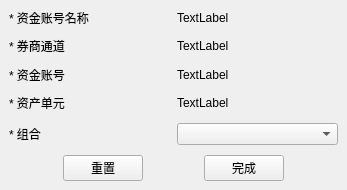
<?xml version="1.0" encoding="UTF-8"?>
<ui version="4.0">
 <class>modifyAccountWindow</class>
 <widget class="QMainWindow" name="modifyAccountWindow">
  <property name="geometry">
   <rect>
    <x>0</x>
    <y>0</y>
    <width>347</width>
    <height>190</height>
   </rect>
  </property>
  <property name="windowTitle">
   <string>账号绑定修改</string>
  </property>
  <widget class="QWidget" name="centralwidget">
   <layout class="QVBoxLayout" name="verticalLayout">
    <item>
     <spacer name="verticalSpacer_6">
      <property name="orientation">
       <enum>Qt::Vertical</enum>
      </property>
      <property name="sizeHint" stdset="0">
       <size>
        <width>20</width>
        <height>3</height>
       </size>
      </property>
     </spacer>
    </item>
    <item>
     <layout class="QGridLayout" name="gridLayout" columnstretch="0,0">
      <item row="0" column="0">
       <widget class="QLabel" name="label">
        <property name="text">
         <string>* 资金账号名称</string>
        </property>
       </widget>
      </item>
      <item row="4" column="0">
       <widget class="QLabel" name="label_3">
        <property name="text">
         <string>* 资金账号</string>
        </property>
       </widget>
      </item>
      <item row="9" column="0">
       <spacer name="verticalSpacer_5">
        <property name="orientation">
         <enum>Qt::Vertical</enum>
        </property>
        <property name="sizeHint" stdset="0">
         <size>
          <width>20</width>
          <height>40</height>
         </size>
        </property>
       </spacer>
      </item>
      <item row="0" column="1">
       <widget class="QLabel" name="label_name">
        <property name="text">
         <string>TextLabel</string>
        </property>
       </widget>
      </item>
      <item row="2" column="0">
       <widget class="QLabel" name="label_2">
        <property name="text">
         <string>* 券商通道</string>
        </property>
       </widget>
      </item>
      <item row="8" column="0">
       <widget class="QLabel" name="label_5">
        <property name="text">
         <string>* 组合</string>
        </property>
       </widget>
      </item>
      <item row="6" column="0">
       <widget class="QLabel" name="label_4">
        <property name="text">
         <string>* 资产单元</string>
        </property>
       </widget>
      </item>
      <item row="1" column="0">
       <spacer name="verticalSpacer">
        <property name="orientation">
         <enum>Qt::Vertical</enum>
        </property>
        <property name="sizeHint" stdset="0">
         <size>
          <width>20</width>
          <height>40</height>
         </size>
        </property>
       </spacer>
      </item>
      <item row="6" column="1">
       <widget class="QLabel" name="label_assetUnit">
        <property name="text">
         <string>TextLabel</string>
        </property>
       </widget>
      </item>
      <item row="2" column="1">
       <widget class="QLabel" name="label_broker">
        <property name="text">
         <string>TextLabel</string>
        </property>
       </widget>
      </item>
      <item row="8" column="1">
       <widget class="QComboBox" name="comboBox_portfolios"/>
      </item>
      <item row="4" column="1">
       <widget class="QLabel" name="label_account">
        <property name="text">
         <string>TextLabel</string>
        </property>
       </widget>
      </item>
      <item row="7" column="0">
       <spacer name="verticalSpacer_4">
        <property name="orientation">
         <enum>Qt::Vertical</enum>
        </property>
        <property name="sizeHint" stdset="0">
         <size>
          <width>20</width>
          <height>40</height>
         </size>
        </property>
       </spacer>
      </item>
      <item row="3" column="0">
       <spacer name="verticalSpacer_2">
        <property name="orientation">
         <enum>Qt::Vertical</enum>
        </property>
        <property name="sizeHint" stdset="0">
         <size>
          <width>20</width>
          <height>40</height>
         </size>
        </property>
       </spacer>
      </item>
      <item row="5" column="0">
       <spacer name="verticalSpacer_3">
        <property name="orientation">
         <enum>Qt::Vertical</enum>
        </property>
        <property name="sizeHint" stdset="0">
         <size>
          <width>20</width>
          <height>40</height>
         </size>
        </property>
       </spacer>
      </item>
     </layout>
    </item>
    <item>
     <spacer name="verticalSpacer_7">
      <property name="orientation">
       <enum>Qt::Vertical</enum>
      </property>
      <property name="sizeHint" stdset="0">
       <size>
        <width>20</width>
        <height>0</height>
       </size>
      </property>
     </spacer>
    </item>
    <item>
     <layout class="QHBoxLayout" name="horizontalLayout">
      <item>
       <spacer name="horizontalSpacer_2">
        <property name="orientation">
         <enum>Qt::Horizontal</enum>
        </property>
        <property name="sizeHint" stdset="0">
         <size>
          <width>40</width>
          <height>20</height>
         </size>
        </property>
       </spacer>
      </item>
      <item>
       <widget class="QPushButton" name="pushButton_reset">
        <property name="text">
         <string>重置</string>
        </property>
       </widget>
      </item>
      <item>
       <spacer name="horizontalSpacer">
        <property name="orientation">
         <enum>Qt::Horizontal</enum>
        </property>
        <property name="sizeHint" stdset="0">
         <size>
          <width>40</width>
          <height>20</height>
         </size>
        </property>
       </spacer>
      </item>
      <item>
       <widget class="QPushButton" name="pushButton_done">
        <property name="text">
         <string>完成</string>
        </property>
       </widget>
      </item>
      <item>
       <spacer name="horizontalSpacer_3">
        <property name="orientation">
         <enum>Qt::Horizontal</enum>
        </property>
        <property name="sizeHint" stdset="0">
         <size>
          <width>40</width>
          <height>20</height>
         </size>
        </property>
       </spacer>
      </item>
     </layout>
    </item>
    <item>
     <spacer name="verticalSpacer_8">
      <property name="orientation">
       <enum>Qt::Vertical</enum>
      </property>
      <property name="sizeHint" stdset="0">
       <size>
        <width>20</width>
        <height>4</height>
       </size>
      </property>
     </spacer>
    </item>
   </layout>
  </widget>
 </widget>
 <resources/>
 <connections/>
</ui>
